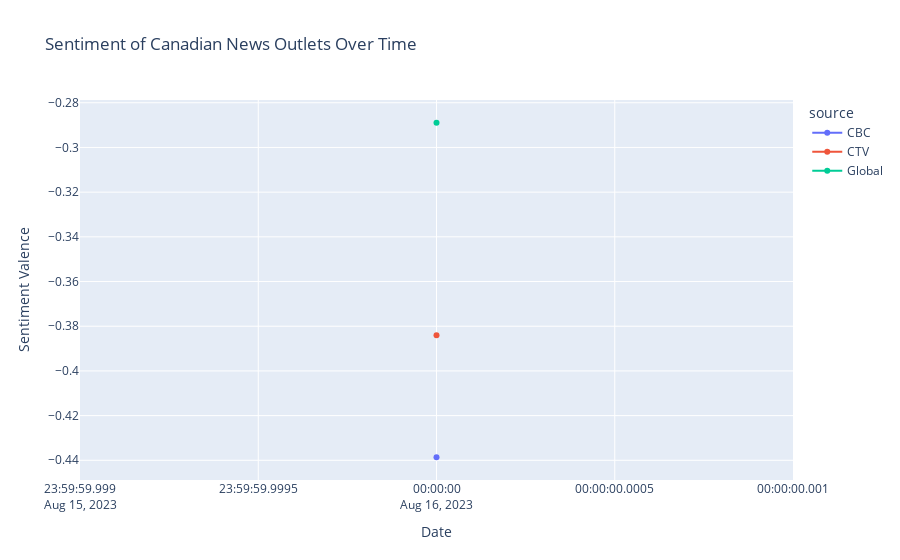

The cell this chart's notebook holds for it:
### Code cell
import plotly.express as px

fig = px.line(grouped_df, x = 'date', y = 'chosen_label_val', color = 'source', title = "Sentiment Valency over Time", markers = True)
fig.update_layout(
    title = "Sentiment of Canadian News Outlets Over Time",
    xaxis_title = "Date",
    yaxis_title = "Sentiment Valence"
)

fig.show()

### Figure 1 — Plotly figure (JSON) as saved in the notebook; plotly's stock layout.template omitted (floating-point values rounded to 4 significant figures)
{"data": [{"hovertemplate": "source=CBC<br>date=%{x}<br>chosen_label_val=%{y}<extra></extra>", "legendgroup": "CBC", "line": {"color": "#636efa", "dash": "solid"}, "marker": {"symbol": "circle"}, "mode": "lines+markers", "name": "CBC", "orientation": "v", "showlegend": true, "type": "scatter", "x": ["2023-08-16"], "xaxis": "x", "y": [-0.4386], "yaxis": "y"}, {"hovertemplate": "source=CTV<br>date=%{x}<br>chosen_label_val=%{y}<extra></extra>", "legendgroup": "CTV", "line": {"color": "#EF553B", "dash": "solid"}, "marker": {"symbol": "circle"}, "mode": "lines+markers", "name": "CTV", "orientation": "v", "showlegend": true, "type": "scatter", "x": ["2023-08-16"], "xaxis": "x", "y": [-0.384], "yaxis": "y"}, {"hovertemplate": "source=Global<br>date=%{x}<br>chosen_label_val=%{y}<extra></extra>", "legendgroup": "Global", "line": {"color": "#00cc96", "dash": "solid"}, "marker": {"symbol": "circle"}, "mode": "lines+markers", "name": "Global", "orientation": "v", "showlegend": true, "type": "scatter", "x": ["2023-08-16"], "xaxis": "x", "y": [-0.2889], "yaxis": "y"}], "layout": {"legend": {"title": {"text": "source"}, "tracegroupgap": 0}, "title": {"text": "Sentiment of Canadian News Outlets Over Time"}, "xaxis": {"anchor": "y", "domain": [0, 1], "title": {"text": "Date"}}, "yaxis": {"anchor": "x", "domain": [0, 1], "title": {"text": "Sentiment Valence"}}}}
